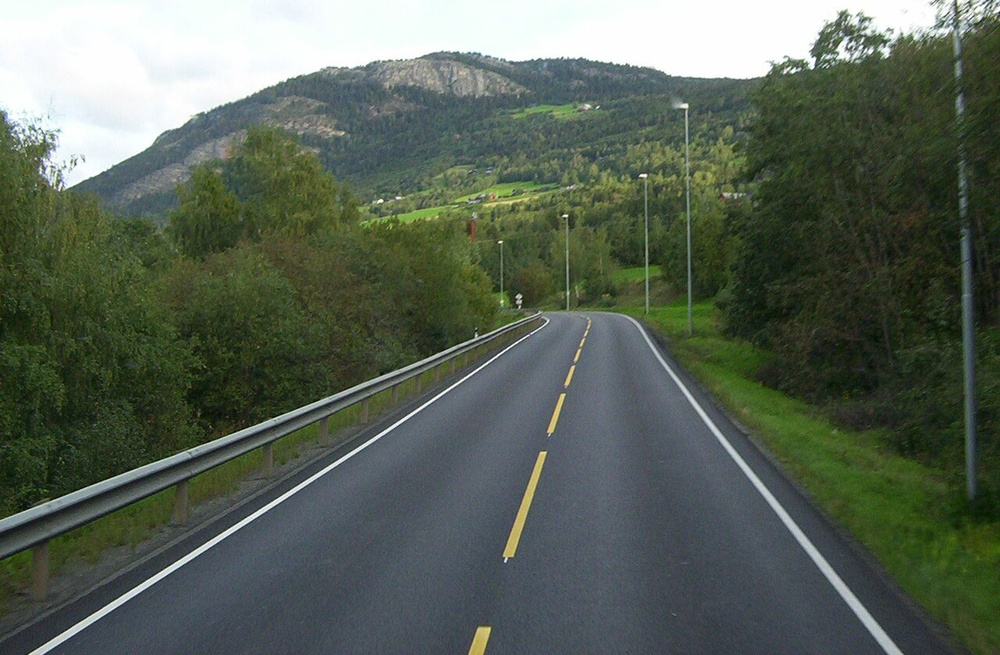
#> input picture road_image.jpg, 1000 x 655 px, shrunk from 1280 x 839 before the run, given in place of the camera
$ python 04.03.00.OpenCV-Practice.py   (older library calls are emulated)
#> lines starting #> are read from the running program, lines starting #| are printed output that depends on the picture
import cv2       # OpenCV 라이브러리 임포트
import numpy as np  # 행렬 연산을 위한 NumPy

def edge_detection_pipeline():
    # 1. 웹캠 연결 (0번은 내장 웹캠)
    cap = cv2.VideoCapture(0)

    if not cap.isOpened():
        print("카메라를 열 수 없습니다.")
        return

    while True:
        # 프레임 읽기
        ret, frame = cap.read()
#> frame is the input picture: shape (655, 1000, 3); mean B, G, R 87.1, 99.5, 89.3
        if not ret:
            break

        # 결과 표시
        # cv2.imshow('Original Video', frame)
        gray_frame = cv2.cvtColor(frame, cv2.COLOR_BGR2GRAY)
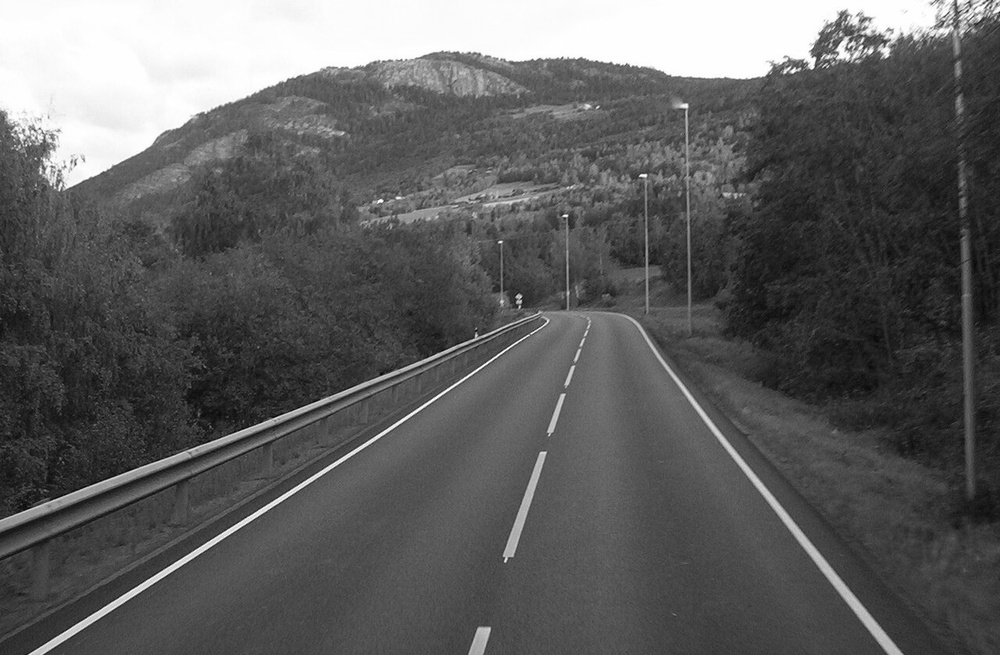
#> gray_frame: shape (655, 1000); min 2, max 255, mean 95.1
        blurred_avg_frame = cv2.blur(gray_frame, (5, 5))
        blur_median   = cv2.medianBlur(gray_frame, 5)

        sobelx     = cv2.Sobel(blurred_avg_frame, cv2.CV_64F, 1, 0, ksize=3)
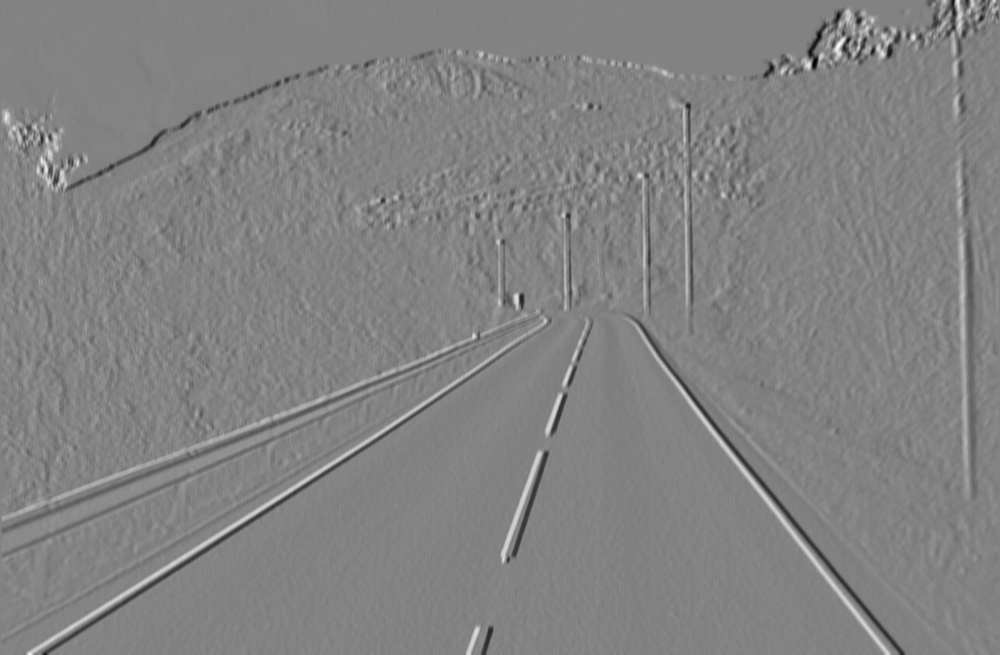
#> sobelx: shape (655, 1000) float64; min -268, max 254, mean -0.3; drawn with min black and max white
        sobely     = cv2.Sobel(blurred_avg_frame, cv2.CV_64F, 0, 1, ksize=3)
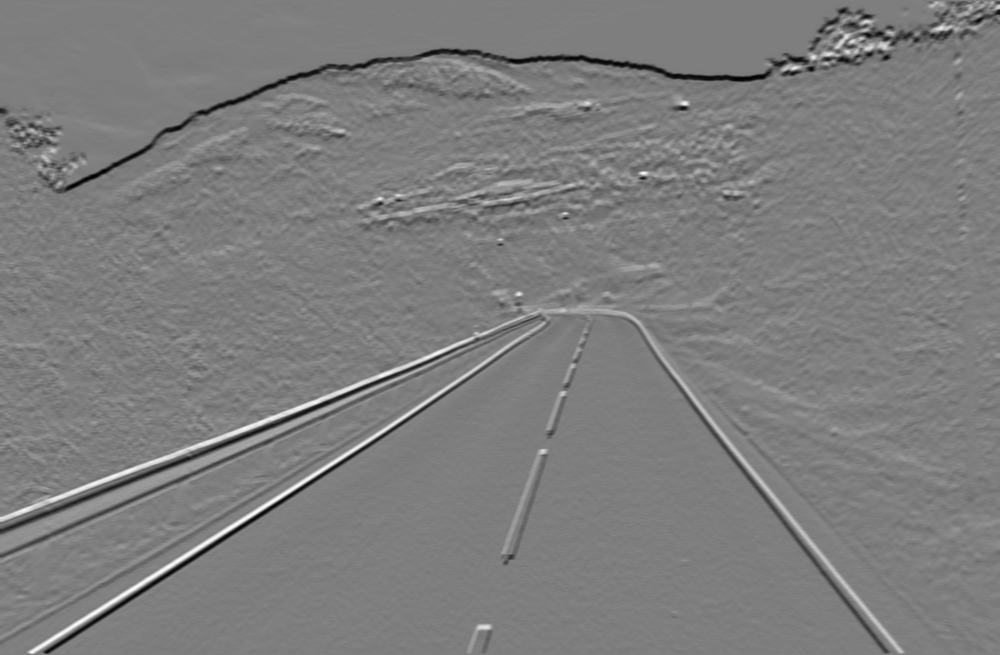
#> sobely: shape (655, 1000) float64; min -253, max 256, mean -2.1; drawn with min black and max white
        magnitude = np.sqrt(sobelx**2 + sobely**2)
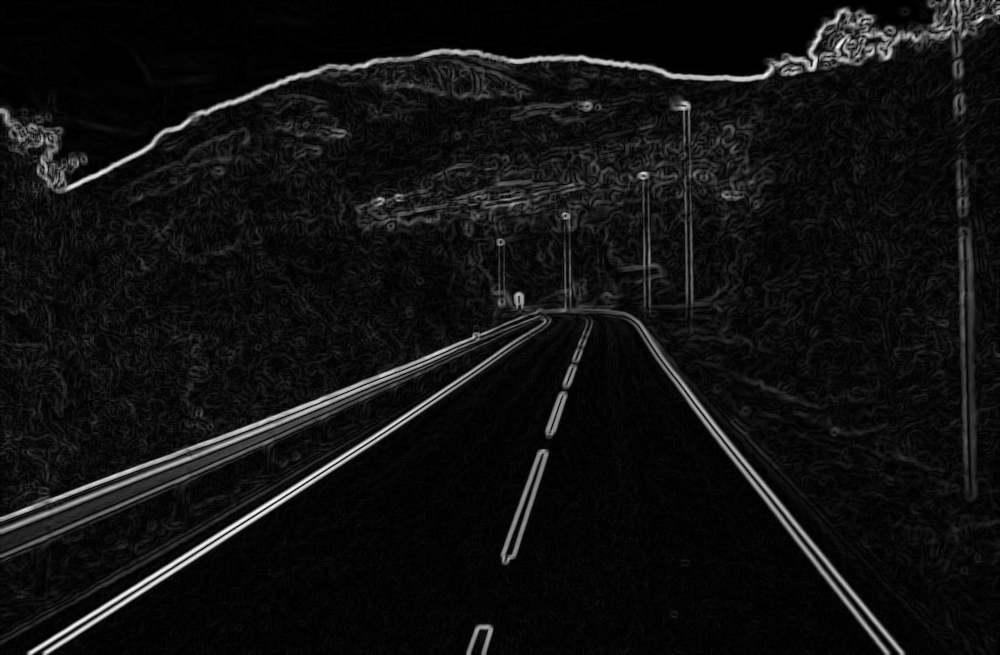
#> magnitude: shape (655, 1000) float64; min 0, max 304.5, mean 20.8; drawn with min black and max white
        magnitude = np.uint8(np.clip(magnitude, 0, 255))
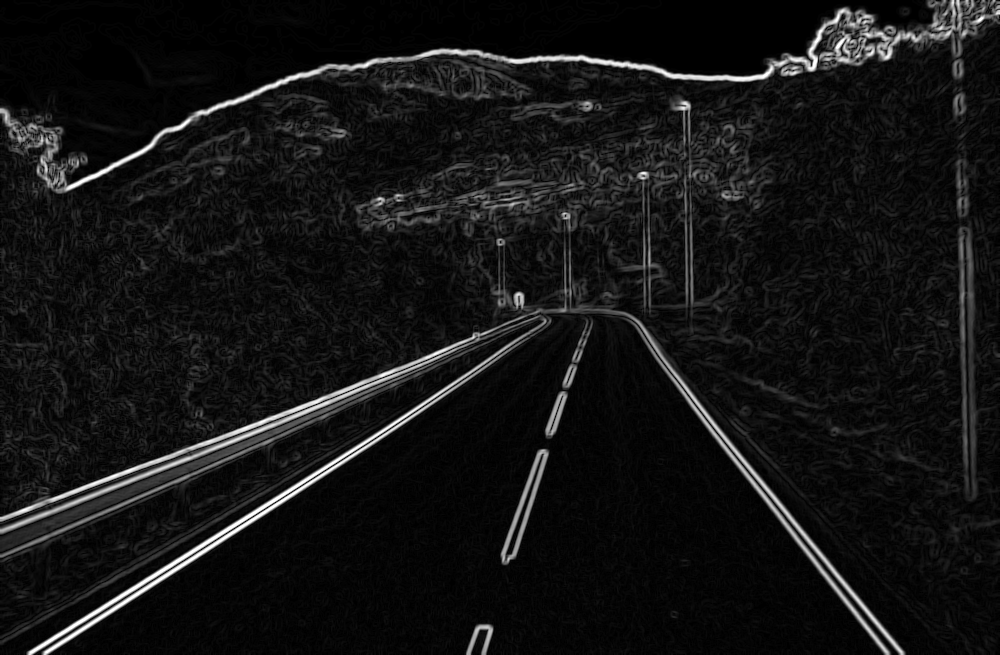
#> magnitude: shape (655, 1000); min 0, max 255, mean 20.4

        # [8 lines of commented-out code are left out]
        cv2.imshow('edge Viceo', magnitude)

        # 'q' 키를 누르면 종료 (25ms 대기)
        if cv2.waitKey(25) & 0xFF == ord('q'):
#> (key q is pressed here)
            break

    # 리소스 해제
    cap.release()
    cv2.destroyAllWindows()

# 실행
edge_detection_pipeline()
